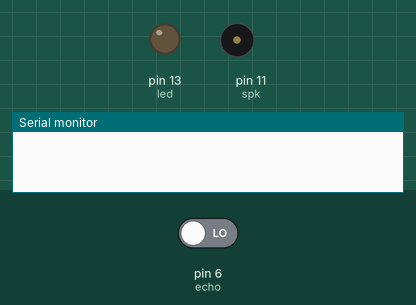
Bench run of a sketch on a simulated Arduino Uno, built with avr-gcc and run on an emulated ATmega328P. Parts: output pins drawn as LEDs (lit = HIGH), buzzer (waves = sounding), the last lines printed to the serial monitor. The inputs (shaded band) are chosen by the test bench; at power-on: pin 6 (echo) LOW. Pins used as bus, display or sensor lines are not drawn.

Above: at 0.5 s.
At 1.5 s:
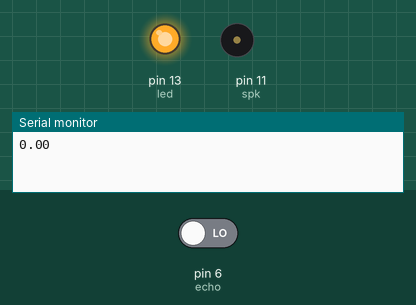
Timing chart, 0 to 3.0 s (numbered marks = the images above):
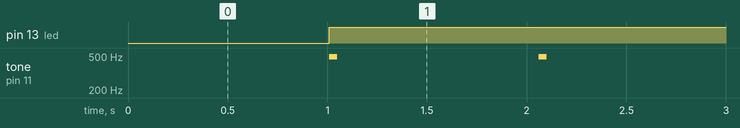

The sketch:

social_distancing_detector.ino
```cpp
#define trigger 4
#define echo 6
#define led 13
#define spk 11
double duration;
double distance;
double threshold = 2.00;
void setup()
{
	pinMode(trigger,OUTPUT);
	pinMode(echo,INPUT);
	pinMode(led,OUTPUT);
	pinMode(spk,OUTPUT);
  	Serial.begin(9600);
}
void loop()
{
  	noTone(spk);
	digitalWrite(trigger,HIGH);
  	delay(10);
	digitalWrite(trigger,LOW);
	duration = pulseIn(echo,HIGH);
  	distance = duration*(172.205*0.000001);
  	Serial.println(distance);
  	if(distance<=threshold)
    {
      digitalWrite(led,HIGH);
      analogWrite(spk,HIGH);
      delay(40);
    }
  	else
    {
      digitalWrite(led,LOW);
      noTone(spk);
    }
}
```

Measured:
- by itself, pin 13 (led): LOW → HIGH at 1.0 s
- by itself, tone on pin 11 (spk): alternates 490 Hz for 0.04 s and silent for 1.0 s
